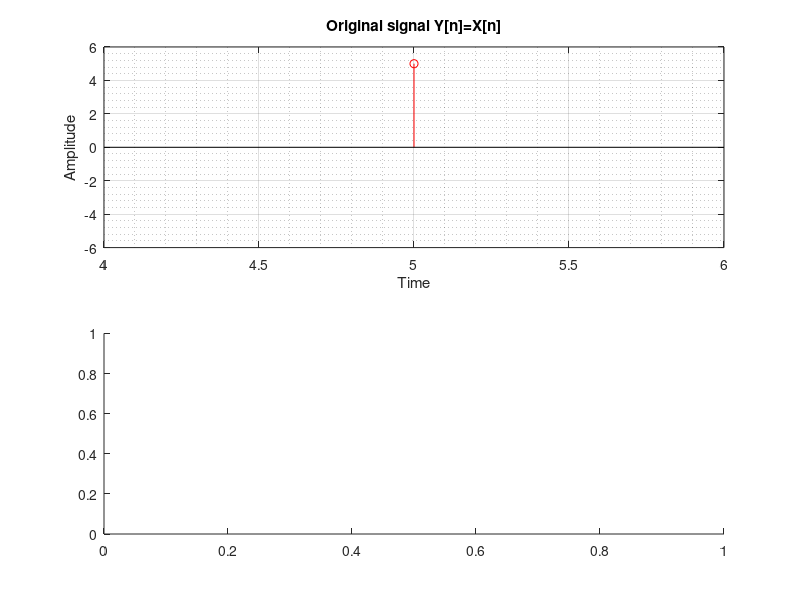

The MATLAB source for this figure: (Note: this script raises an error after producing the figure.)
close all;
clear all;
clc;

start_value = input('Enter the start value: ');%-6
end_value = input('Enter the end value: ');%6

n1 = start_value:end_value;

y=input("Enter the values of signal = "); %[1 0.5 1 0.5 1 0.5 1 0.5 1 0.5 1 0.5 1]

index=1;

for i=1:length(n1)
    if(rem(n1(i),2)==0)
        x1(index)=n1(i)/2;
        y1(index)=y(i);
        index=index+1;
    end
end

subplot(2,1,1);
stem(n1,y,'r');
xlabel("Time");
ylabel("Amplitude");
grid on;
grid minor;
axis([(start_value-1) (end_value+1) -(max(y)+1) (max(y)+1)]);
title("Original signal Y[n]=X[n]");

subplot(2,1,2);
stem(x1,y1,'b');
xlabel("Time");
ylabel("Amplitude");
grid on;
grid minor;
axis([(2*start_value-1) (2*end_value+1) -(max(y1)+1) (max(y1)+1)]);
title("Compresion signal Y[n]=X[2n]");